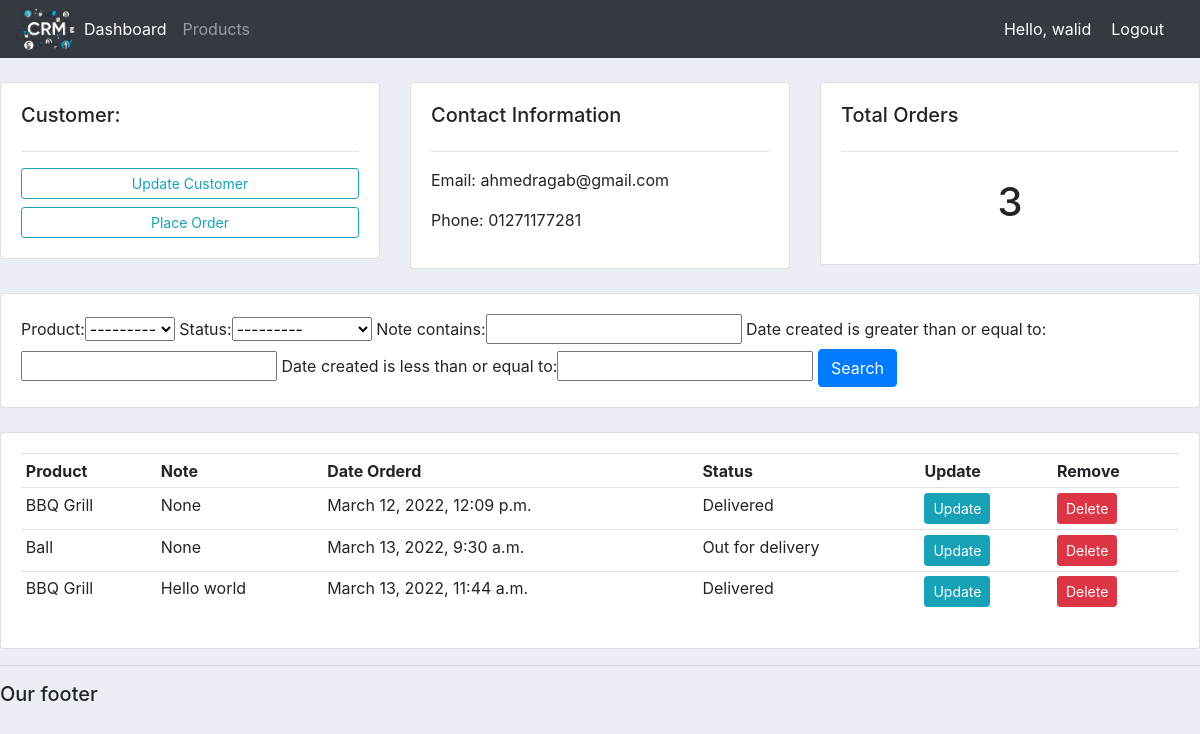
The app's page /customer/1/ (signed in) with its own data.
### accounts/models.py (models this page shows, shortened)
class Customer(models.Model):
    user = models.OneToOneField(User, null=True, blank=True, on_delete=models.CASCADE)
    name = models.CharField(max_length=200, null=True)
    phone = models.CharField(max_length=200, null=True)
    email = models.CharField(max_length=200, null=True)
    profile_pic = models.ImageField(default="default.png", null=True, blank=True)
    date_created = models.DateTimeField(auto_now_add=True, null=True)

class Order(models.Model):
    STATUS = (
        ('Pending','Pending'),
        ('Out for delivery','Out for delivery'),
        ('Delivered','Delivered'),
    )
    customer = models.ForeignKey(Customer, null=True, on_delete=models.SET_NULL) #One to many rel.
    product = models.ForeignKey(Product, null=True, on_delete=models.SET_NULL)
    date_created = models.DateTimeField(auto_now_add=True, null=True)
    status = models.CharField(max_length=200, null=True, choices=STATUS)
    note = models.CharField(max_length=1000, null=True)

class Product(models.Model):
    CATEGORY = (
        ('Indoor','Indoor'),
        ('Outdoor','Outdoor'),
    )
    name =  models.CharField(max_length=200, null=True)
    price =  models.FloatField(null=True)
    category =  models.CharField(max_length=200, null=True, choices=CATEGORY)
    description =  models.CharField(max_length=200, null=True, blank=True) #blank means can make it blank.
    date_created = models.DateTimeField(auto_now_add=True, null=True)
    tags = models.ManyToManyField(Tag) #Many to many rel.
    def __str__(self):
        return self.name

### accounts/decorators.py (the view)
        def wrapper_func(request, *args, **kwargs):
            group = None
            if request.user.groups.exists():
                group = request.user.groups.all()[0].name
            if group in allowed_roles:
                return view_func(request, *args, **kwargs)
            else:
                return HttpResponse('You are not authorized to view this page.')

### accounts/views.py (called while the page is built)
@login_required(login_url='login')
@allowed_users(allowed_roles=['admin'])
def customer(request, pk_test):
    customer = Customer.objects.get(id=pk_test)
    orders = customer.order_set.all()
    total_orders = orders.count()
    myFilter = OrderFilter(request.GET, queryset=orders)
    orders = myFilter.qs
    context = {'customer':customer, 'orders':orders, 'total_orders':total_orders, 'myFilter':myFilter}
    return render(request, 'accounts/customer.html', context)

### accounts/templates/accounts/customer.html
{% extends 'accounts/main.html' %}
{% block content %}
<br>
<div class="row">
	<div class="col-md">
		<div class="card card-body">
			<h5>Customer:</h5>
			<hr>
			<a class="btn btn-outline-info  btn-sm btn-block" href="">Update Customer</a>
			<a class="btn btn-outline-info  btn-sm btn-block" href="{% url 'create_order' customer.id %}">Place Order</a>
		</div>
	</div>
	<div class="col-md">
		<div class="card card-body">
			<h5>Contact Information</h5>
			<hr>
			<p>Email: {{customer.email}} </p>
			<p>Phone: {{customer.phone}}</p>
		</div>
	</div>
	<div class="col-md">
		<div class="card card-body">
			<h5>Total Orders</h5>
			<hr>
			<h1 style="text-align: center;padding: 10px">{{total_orders}}</h1>
		</div>
	</div>
</div>
<br>
<div class="row">
	<div class="col">
		<div class="card card-body">
			<form method="get">
				{{myFilter.form}}
		    <button class="btn btn-primary" type="submit">Search</button>
		  </form>
		</div>
	</div>
</div>
<br>
<div class="row">
	<div class="col-md">
		<div class="card card-body">
			<table class="table table-sm">
				<tr>
					<th>Product</th>
					<th>Note</th>
					<th>Date Orderd</th>
					<th>Status</th>
					<th>Update</th>
					<th>Remove</th>
				</tr>
				{% for order in orders %}
				<tr>
					<td>{{order.product}}</td>
					<td>{{order.note}}</td>
					<td>{{order.date_created}}</td>
					<td>{{order.status}}</td>
					<td><a class="btn btn-sm btn-info" href="{% url 'update_order' order.id %}">Update</a></td>
					<td><a class="btn btn-sm btn-danger" href="{% url 'delete_order' order.id %}">Delete</a></td>
				</tr>
				{% endfor %}
			</table>
		</div>
	</div>
</div>
{% endblock %}

### accounts/templates/accounts/navbar.html (shortened to what this page needs)
{% load static %}
<nav class="navbar navbar-expand-lg navbar-dark bg-dark">
    <img src="{% static 'images/logo.png' %}" width="60">
    <div class="collapse navbar-collapse" id="navbarNav">
      <ul class="navbar-nav">
        {% if request.user.is_staff %}
        <li class="nav-item active">
          <a class="nav-link" href="{% url 'home' %}">Dashboard</a>
        </li>
        <li class="nav-item">
          <a class="nav-link" href="{% url 'products' %}">Products</a>
        </li>
        {% else %}
        <li class="nav-item">
          <a class="nav-link" href="{% url 'account' %}">Settings</a>
        </li>
        {% endif %}
      </ul>
    </div>
    <span class="hello-msg">Hello, {{request.user}} </span>
    <span><a class="hello-msg" href="{% url 'logout' %}">Logout</a></span>
  </nav>

### static/css/main.css (style rules this page uses)
body { background-color: #ebeff5; }

### accounts/templates/accounts/navbar.html (style rules this page uses)
.hello-msg { font-size: 18x; color: #fff; margin-right: 20px; }

### records on screen
Customer: email "ahmedragab@gmail.com", phone "01271177281"
Order: product "BBQ Grill", note "None", date_created "March 12, 2022, 12:09 p.m.", status "Delivered"
Order: product "Ball", note "None", date_created "March 13, 2022, 9:30 a.m.", status "Out for delivery"
Order: product "BBQ Grill", note "Hello world", date_created "March 13, 2022, 11:44 a.m.", status "Delivered"

### other values on screen
{{ request.user }} "walid"
{{ total_orders }} "3"
